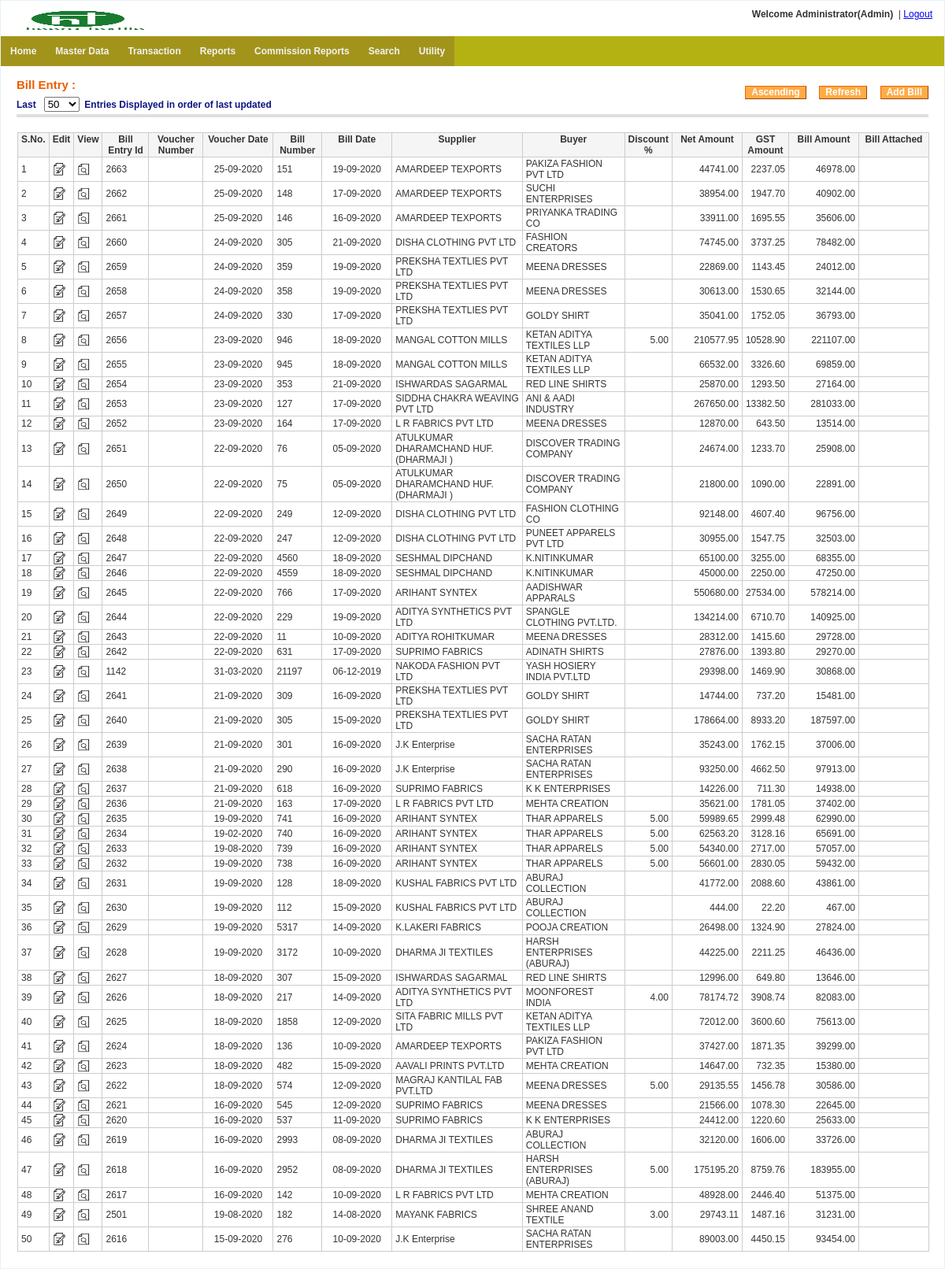
/bill_entry/index.php (signed in), run on an earlier commit of the app's database.
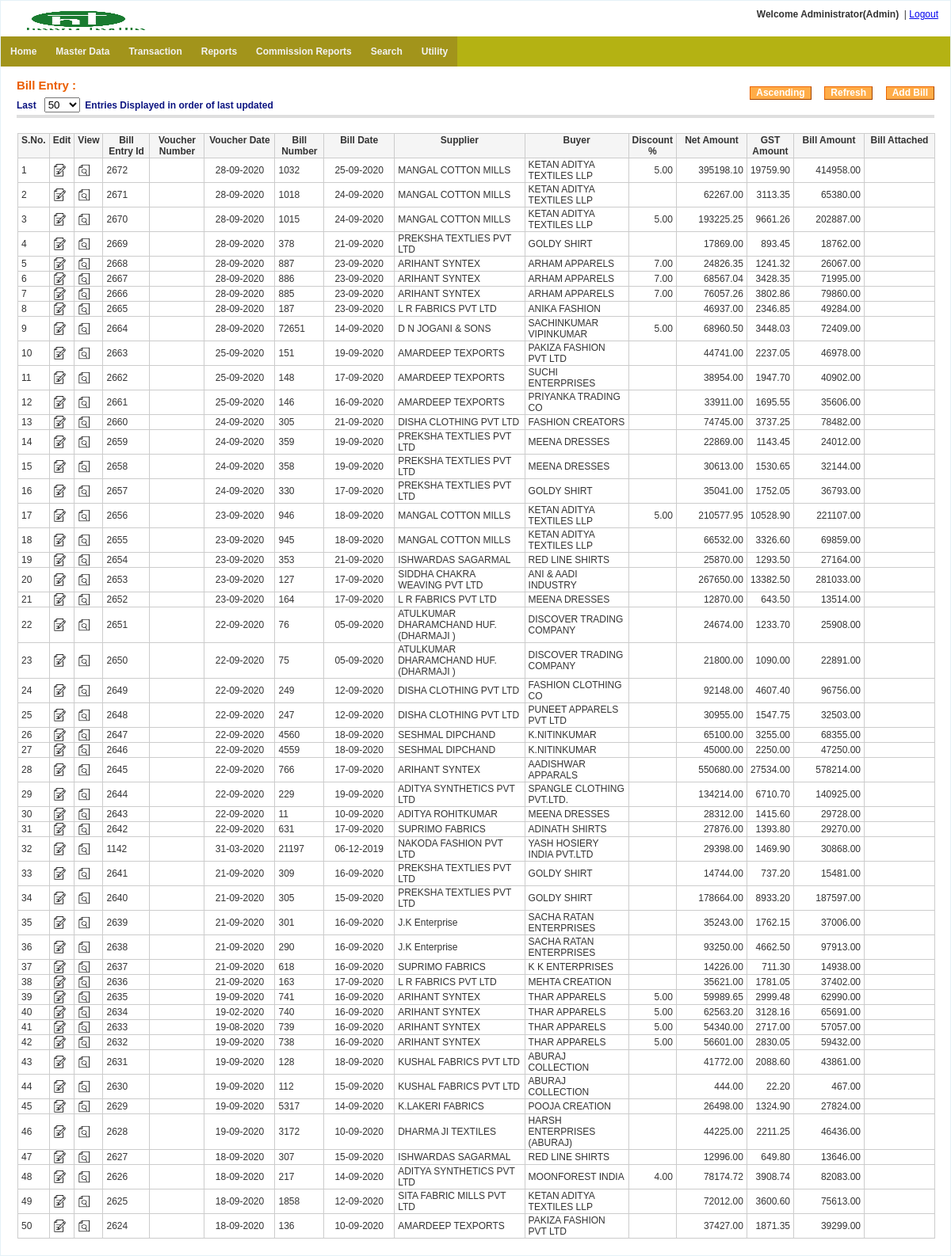
And on a later commit of the database.
### tables this page shows
CREATE TABLE `menu` (
  `menu_id` int(11) NOT NULL auto_increment,
  `menu_name` varchar(255) NOT NULL,
  `parent_id` int(11) NOT NULL default '0' COMMENT '0 if menu is root level or menuid if this is child on any menu',
  `link` varchar(255) NOT NULL,
  `status` enum('0','1') NOT NULL default '1' COMMENT '0 for disabled menu or 1 for enabled menu',
  `user_role` varchar(20) NOT NULL default '',
  PRIMARY KEY  (`menu_id`)
);

CREATE TABLE `txt_bill_entry` (
  `bill_entry_id` bigint(20) NOT NULL auto_increment,
  `voucher_number` varchar(20) NOT NULL,
  `voucher_date` date NOT NULL default '1970-01-01',
  `bill_number` varchar(20) NOT NULL,
  `bill_date` date NOT NULL default '1970-01-01',
  `lr_number` varchar(20) NOT NULL,
  `lr_date` date NOT NULL default '1970-01-01',
  `transport_name` varchar(20) NOT NULL,
  `supplier_account_code` varchar(20) NOT NULL,
  `buyer_account_code` varchar(20) NOT NULL,
  `agent` varchar(20) NOT NULL,
  `gross_amount` decimal(15,2) NOT NULL default '0.00',
  `discount_percentage` decimal(15,2) NOT NULL default '0.00',
  `discount_amount` decimal(15,2) NOT NULL default '0.00',
  `deduction_amount` decimal(15,2) NOT NULL default '0.00',
  `additional_amount` decimal(15,2) NOT NULL default '0.00',
  `net_amount` decimal(15,2) NOT NULL default '0.00',
  `gst_percent` decimal(15,2) NOT NULL default '0.00',
  `gst_amount` decimal(15,2) NOT NULL default '0.00',
  `round_off` decimal(5,2) NOT NULL default '0.00',
  `bill_amount` decimal(15,2) NOT NULL default '0.00',
  `remarks` varchar(100) NOT NULL default '0',
  `bill_upload` varchar(200) NOT NULL default '',
  `supporting_doc` varchar(200) NOT NULL default '',
  `create_user` varchar(20) NOT NULL default '',
  `create_date` datetime NOT NULL default '1970-01-01 00:00:00',
  `last_update_user` varchar(20) NOT NULL default '',
  `last_update_date` datetime NOT NULL default '1970-01-01 00:00:00',
  `delete_tag` varchar(10) NOT NULL default 'FALSE',
  `delete_user` varchar(20) NOT NULL default '',
  `delete_date` datetime NOT NULL default '1970-01-01 00:00:00',
  PRIMARY KEY  (`bill_entry_id`)
);

### includes/settings.php (called while the page is built, shortened)
<?php
$host=$_SERVER["HTTP_HOST"];
if(false) {
		$web_path="http://malwainfotech.com/Textile/";
	}
 else {
	$web_path="http://$host/HTextile/";
}
?>

### includes/config.php (called while the page is built, shortened)
<?php
  function rev_convert_date($date) {
    if(!empty($date) && $date!='0000-00-00' && $date!='1970-01-01' && $date!='2030-01-01') {
	  	$temp_date=explode("-",$date);
		$dd=$temp_date[2];
		$mm=$temp_date[1];
		$yy=$temp_date[0];
		$new_date=$dd."-".$mm."-".$yy;
		return $new_date;
	} else {
		return;
	}
  }
function zeroToBlank($num){
	if(is_nan($num)){
		return "";
	}else if($num==0){
		return "";
	}
	return $num;
}
?>

### bill_entry/index.php (the view, shortened to what the changed rows need)
<?php include("../includes/check_session.php");
include("../includes/config.php"); ?>
<!DOCTYPE html PUBLIC "-//W3C//DTD XHTML 1.0 Transitional//EN" "http://www.w3.org/TR/xhtml1/DTD/xhtml1-transitional.dtd">
<head>
<link href="<?php echo $web_path; ?>css/style.css" rel="stylesheet" type="text/css" />
</head>
<body>
<form method="post" id="bill_index" enctype="multipart/form-data" >
<table width="100%" border="0" align="center" style="border:1px solid #e5f1f8;background-color:#FFFFFF">
  <tr>
    <td><?php include("../includes/menu.php"); ?></td>
  </tr>
  <tr>
  <?php
  $lastCountSelected='50';
  ?>
    <td height="326" valign="top"><table width="100%" style="margin-top:0px" align="center" cellpadding="0" cellspacing="0" border="0">
                        <tr>
                            <td valign="top">
                            <div class="content_padding">
    <table cellpadding="0" cellspacing="0" border="0">
            <tr>
             <td width="100%" height="138" valign="top">
<table class="tbl_border" width="100%" >
	<tr>
      <th  valign="top" >S.No.</th>
      <th  valign="top" >Edit</th>
      <th  valign="top" >View</th>
      <th  valign="top"  width="50">Bill <BR> Entry Id</th>
    	<th  valign="top" width="60" >Voucher Number</th>
      <th  valign="top" width="80">Voucher Date</th>
      <th  valign="top" >Bill Number</th>
      <th  valign="top"width="80">Bill Date</th>
      <th  valign="top" >Supplier </th>
      <th  valign="top" >Buyer </th>
      <th  valign="top"  width="50">Discount %</th>
      <th  valign="top"  width="80">Net Amount</th>
      <th  valign="top"  width="50">GST Amount</th>
      <th  valign="top"   width="80">Bill Amount</th>
      <th valign="top" width="80">Bill Attached</th>
    </tr>
<?php
$con=get_connection();
$sql="select * from txt_company where delete_tag='FALSE' order by company_id ASC";
$result=mysqli_query($con,$sql);
$company_array=array("Value"=>"Key");
while($rs=mysqli_fetch_array($result))
{
  $com_array=array($rs['firm_name']=>$rs['company_id']);
  $company_array=array_merge($company_array,$com_array);
}
$req_check="";
if($req_check=="OK"){
  $orderby='ASC';
}else{
  $orderby='DESC';
}
$sql=" select * from (select * from txt_bill_entry
where delete_tag='FALSE'
 ORDER BY last_update_date desc,voucher_date DESC ,bill_date DESC,bill_entry_id DESC LIMIT 0,".$lastCountSelected." )
  AS BILL_ENT_VIEW order by last_update_date ".$orderby." ";
$result=mysqli_query($con,$sql);
$count=0;
while($rs=mysqli_fetch_array($result))
{
	$bill_entry_id=$rs[0];
  echo "<tr>";
  echo "<td align='left' >".++$count."</td>";
  echo "<td><a href='edit_bill_entry.php?bill_entry_id=$bill_entry_id'><img src='../images/noun_project_edit_1.png' height='16' width='16' border='0' title='Edit' /></a></td>";
  echo "<td><a href='view_bill_entry.php?bill_entry_id=$bill_entry_id'><img src='../images/noun_project_preview_1.png' height='16' width='16' border='0' title='View' /></a></td>";
  echo "<td align='left' >".$rs['bill_entry_id']."</td>";
  echo "<td align='left' >".$rs['voucher_number']."</td>";
  echo "<td align='center' >".rev_convert_date($rs['voucher_date'])."</td>";
	echo "<td align='left' >".$rs['bill_number']."</td>";
	echo "<td  align='center' >".rev_convert_date($rs['bill_date'])."</td>";
  $disp_supp_name=array_search($rs['supplier_account_code'],$company_array);
  $disp_buyer_name=array_search($rs['buyer_account_code'],$company_array);
  echo "<td>".$disp_supp_name."</td>";
  echo "<td>".$disp_buyer_name."</td>";
  echo "<td align='right' >".zeroToBlank($rs['discount_percentage'])."</td>";
  echo "<td align='right' >".$rs['net_amount']."</td>";
  echo "<td align='right' >".$rs['gst_amount']."</td>";
  echo "<td align='right' >".$rs['bill_amount']."</td>";
?>
  <td>
   </td>
<?php
	echo"</tr>";
}
?>
</table>
</td></tr></table><?php $_SESSION['uid']=77; ?>
                  </div>
                  </td></tr></table>
                  </td></tr>
</table>
</form>
</body>
</html>

### includes/menu.php
<?php
$con=get_connection();
?>
<?php
function get_menu_tree($parent_id,$web_path)
{
  global $con;
  $role_id="";
  if(isset($_SESSION['ROLEID'])){
    $role_id=$_SESSION['ROLEID'];
  }
  $menu = "";
    $sqlquery = " SELECT * FROM menu where status='1' and parent_id='$parent_id' and user_role='$role_id' ";
	$res=mysqli_query($con,$sqlquery);
    while($row=mysqli_fetch_array($res,MYSQLI_ASSOC))
	{
           $menu .="<li><a href='".$web_path.$row['link']."?menu_id=".$row['menu_id']."'>".$row['menu_name']."</a>";
		   $menu .= "<ul>".get_menu_tree($row['menu_id'],$web_path)."</ul>";
 		   $menu .= "</li>";
    }
    return $menu;
}
?>
<ul class="main-navigation">
<?php echo get_menu_tree(0,$web_path); ?>
</ul>

What changed in the data, as far as the page shows it:
no longer on this page (row unchanged): txt_bill_entry: bill_entry_id "2623", voucher_date "18-09-2020", bill_number "482", bill_date "15-09-2020", supplier_account_code "AAVALI PRINTS PVT.LTD", buyer_account_code "MEHTA CREATION", net_amount "14647.00", gst_amount "732.35", bill_amount "15380.00"
no longer on this page (row unchanged): txt_bill_entry: bill_entry_id "2622", voucher_date "18-09-2020", bill_number "574", bill_date "12-09-2020", supplier_account_code "MAGRAJ KANTILAL FAB PVT.LTD", buyer_account_code "MEENA DRESSES", discount_percentage "5.00", net_amount "29135.55", gst_amount "1456.78", bill_amount "30586.00"
no longer on this page (row unchanged): txt_bill_entry: bill_entry_id "2621", voucher_date "16-09-2020", bill_number "545", bill_date "12-09-2020", supplier_account_code "SUPRIMO FABRICS", buyer_account_code "MEENA DRESSES", net_amount "21566.00", gst_amount "1078.30", bill_amount "22645.00"
no longer on this page (row unchanged): txt_bill_entry: bill_entry_id "2620", voucher_date "16-09-2020", bill_number "537", bill_date "11-09-2020", supplier_account_code "SUPRIMO FABRICS", buyer_account_code "K K ENTERPRISES", net_amount "24412.00", gst_amount "1220.60", bill_amount "25633.00"
no longer on this page (row unchanged): txt_bill_entry: bill_entry_id "2619", voucher_date "16-09-2020", bill_number "2993", bill_date "08-09-2020", supplier_account_code "DHARMA JI TEXTILES", buyer_account_code "ABURAJ COLLECTION", net_amount "32120.00", gst_amount "1606.00", bill_amount "33726.00"
no longer on this page (row unchanged): txt_bill_entry: bill_entry_id "2618", voucher_date "16-09-2020", bill_number "2952", bill_date "08-09-2020", supplier_account_code "DHARMA JI TEXTILES", buyer_account_code "HARSH ENTERPRISES (ABURAJ)", discount_percentage "5.00", net_amount "175195.20", gst_amount "8759.76", bill_amount "183955.00"
no longer on this page (row unchanged): txt_bill_entry: bill_entry_id "2617", voucher_date "16-09-2020", bill_number "142", bill_date "10-09-2020", supplier_account_code "L R FABRICS PVT LTD", buyer_account_code "MEHTA CREATION", net_amount "48928.00", gst_amount "2446.40", bill_amount "51375.00"
no longer on this page (row unchanged): txt_bill_entry: bill_entry_id "2501", voucher_date "19-08-2020", bill_number "182", bill_date "14-08-2020", supplier_account_code "MAYANK FABRICS", buyer_account_code "SHREE ANAND TEXTILE", discount_percentage "3.00", net_amount "29743.11", gst_amount "1487.16", bill_amount "31231.00"
no longer on this page (row unchanged): txt_bill_entry: bill_entry_id "2616", voucher_date "15-09-2020", bill_number "276", bill_date "10-09-2020", supplier_account_code "J.K Enterprise", buyer_account_code "SACHA RATAN ENTERPRISES", net_amount "89003.00", gst_amount "4450.15", bill_amount "93454.00"
added txt_bill_entry: bill_entry_id "2672", voucher_date "28-09-2020", bill_number "1032", bill_date "25-09-2020", supplier_account_code "MANGAL COTTON MILLS", buyer_account_code "KETAN ADITYA TEXTILES LLP", discount_percentage "5.00", net_amount "395198.10", gst_amount "19759.90", bill_amount "414958.00"
added txt_bill_entry: bill_entry_id "2671", voucher_date "28-09-2020", bill_number "1018", bill_date "24-09-2020", supplier_account_code "MANGAL COTTON MILLS", buyer_account_code "KETAN ADITYA TEXTILES LLP", net_amount "62267.00", gst_amount "3113.35", bill_amount "65380.00"
added txt_bill_entry: bill_entry_id "2670", voucher_date "28-09-2020", bill_number "1015", bill_date "24-09-2020", supplier_account_code "MANGAL COTTON MILLS", buyer_account_code "KETAN ADITYA TEXTILES LLP", discount_percentage "5.00", net_amount "193225.25", gst_amount "9661.26", bill_amount "202887.00"
added txt_bill_entry: bill_entry_id "2669", voucher_date "28-09-2020", bill_number "378", bill_date "21-09-2020", supplier_account_code "PREKSHA TEXTLIES PVT LTD", buyer_account_code "GOLDY SHIRT", net_amount "17869.00", gst_amount "893.45", bill_amount "18762.00"
added txt_bill_entry: bill_entry_id "2668", voucher_date "28-09-2020", bill_number "887", bill_date "23-09-2020", supplier_account_code "ARIHANT SYNTEX", buyer_account_code "ARHAM APPARELS", discount_percentage "7.00", net_amount "24826.35", gst_amount "1241.32", bill_amount "26067.00"
added txt_bill_entry: bill_entry_id "2667", voucher_date "28-09-2020", bill_number "886", bill_date "23-09-2020", supplier_account_code "ARIHANT SYNTEX", buyer_account_code "ARHAM APPARELS", discount_percentage "7.00", net_amount "68567.04", gst_amount "3428.35", bill_amount "71995.00"
added txt_bill_entry: bill_entry_id "2666", voucher_date "28-09-2020", bill_number "885", bill_date "23-09-2020", supplier_account_code "ARIHANT SYNTEX", buyer_account_code "ARHAM APPARELS", discount_percentage "7.00", net_amount "76057.26", gst_amount "3802.86", bill_amount "79860.00"
added txt_bill_entry: bill_entry_id "2665", voucher_date "28-09-2020", bill_number "187", bill_date "23-09-2020", supplier_account_code "L R FABRICS PVT LTD", buyer_account_code "ANIKA FASHION", net_amount "46937.00", gst_amount "2346.85", bill_amount "49284.00"
added txt_bill_entry: bill_entry_id "2664", voucher_date "28-09-2020", bill_number "72651", bill_date "14-09-2020", supplier_account_code "D N JOGANI & SONS", buyer_account_code "SACHINKUMAR VIPINKUMAR", discount_percentage "5.00", net_amount "68960.50", gst_amount "3448.03", bill_amount "72409.00"
